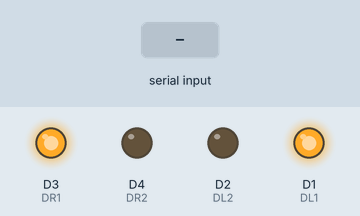
Bench run of a sketch on a simulated ESP8266 (NodeMCU). On the bench: output pins drawn as LEDs (lit = HIGH). Inputs (shaded band) come from the test bench. What the sketch prints to the serial monitor is not drawn.

Above: at 1.2 s.
1.3 s: "R" received over Serial
At 2.0 s:
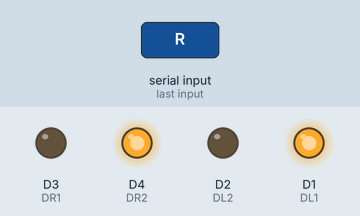
2.8 s: "L" received over Serial
At 3.1 s:
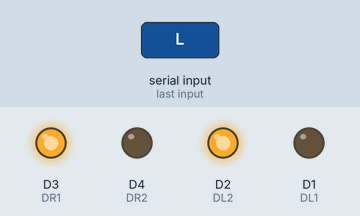
4.3 s: "S" received over Serial
At 5.5 s:
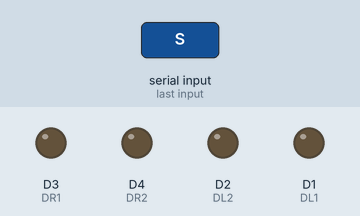
5.8 s: "F" received over Serial
At 6.7 s:
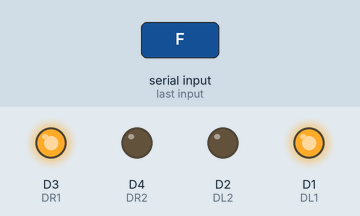
Timing chart, 0 to 8.3 s (numbered marks = the images above; inputs shaded):
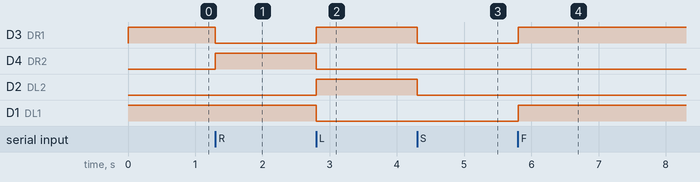

The sketch:

code_for_node.ino
```cpp
int data;
int DL1=D1;
int DL2=D2;
int DR1=D3;
int DR2=D4;

void setup() {
  Serial.begin(9600); //initialize serial COM at 9600 baudrate
  pinMode(DL1, OUTPUT);
  pinMode(DL2, OUTPUT);
   pinMode(DR1, OUTPUT);
  pinMode(DR2, OUTPUT);//make the LED pin (13) as output
  digitalWrite (DL1, HIGH);
   digitalWrite (DL2, LOW);
   digitalWrite (DR1, HIGH);
   digitalWrite (DR2, LOW);
  Serial.println("Hi!, I am Arduino");
}

void loop() {
while (Serial.available()){
  data = Serial.read();
}

if (data == 'F'){
digitalWrite (DL1, HIGH);
digitalWrite (DL2,LOW);
digitalWrite (DR1, HIGH);
digitalWrite (DR2, LOW);
}
else if (data == 'R'){
digitalWrite (DL1, HIGH);
digitalWrite (DL2, LOW);
digitalWrite (DR1, LOW);
digitalWrite (DR2, HIGH);
}
else if (data == 'L'){
digitalWrite (DL1, LOW);
digitalWrite (DL2, HIGH);
digitalWrite (DR1, HIGH);
digitalWrite (DR2, LOW);
}
else if (data == 'S'){
digitalWrite (DL1, LOW);
digitalWrite (DL2, LOW);
digitalWrite (DR1, LOW);
digitalWrite (DR2, LOW);

}


else if (data == 'N'){
digitalWrite (DL1, HIGH);
digitalWrite (DL2, LOW);
digitalWrite (DR1, HIGH);
digitalWrite (DR2, LOW);

}
}
```

Measured:
- after the input at 1.3 s, D3 (DR1): HIGH → LOW at once; D4 (DR2): LOW → HIGH at once
- after the input at 2.8 s, D3 (DR1), D2 (DL2): LOW → HIGH at once; D4 (DR2), D1 (DL1): HIGH → LOW at once
- after the input at 4.3 s, D3 (DR1), D2 (DL2): HIGH → LOW at once
- after the input at 5.8 s, D3 (DR1), D1 (DL1): LOW → HIGH at once
